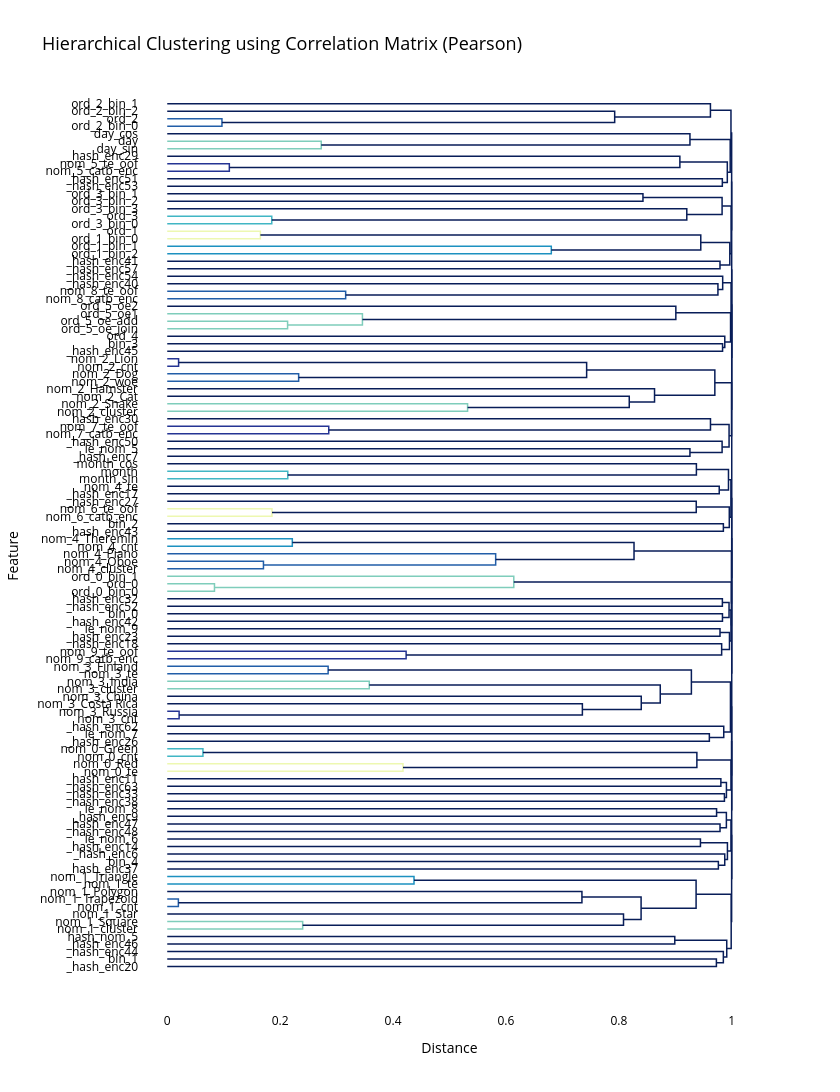

The notebook cell saved with this chart:
### Code cell
import numpy as np

import plotly.figure_factory as ff
import plotly.express as px

from scipy.cluster.hierarchy import linkage
from scipy.spatial.distance import squareform


pearson_corr = X_train.corr(method="pearson")

dissimilarity = 1 - np.abs(pearson_corr)

FONT_COLOR = "black"
BACKGROUND_COLOR = "white"
fig = ff.create_dendrogram(
    dissimilarity,
    labels=pearson_corr.columns,
    orientation="left",
    colorscale=px.colors.sequential.YlGnBu_r,
    # squareform() returns lower triangular in compressed form - as 1D array.
    linkagefun=lambda x: linkage(squareform(dissimilarity), method="complete"),
)
fig.update_layout(
    font_color=FONT_COLOR,
    title="Hierarchical Clustering using Correlation Matrix (Pearson)",
    title_font_size=18,
    plot_bgcolor=BACKGROUND_COLOR,
    paper_bgcolor=BACKGROUND_COLOR,
    height=1340,
    width=840,
    yaxis=dict(
        showline=False,
        title="Feature",
        ticks="",
    ),
    xaxis=dict(
        showline=False,
        title="Distance",
        ticks="",
        range=[-0.05, 1.05],
    ),
)
fig.update_traces(line_width=1.5)
fig.show()

### Figure 1 — Plotly figure (JSON) as saved in the notebook; plotly's stock layout.template omitted (floating-point values rounded to 4 significant figures)
{"data": [{"hoverinfo": "text", "line": {"width": 1.5}, "marker": {"color": "rgb(34,94,168)"}, "mode": "lines", "type": "scatter", "x": [0, 0.09693, 0.09693, 0], "xaxis": "x", "y": [-25, -25, -35, -35], "yaxis": "y"}, {"hoverinfo": "text", "line": {"width": 1.5}, "marker": {"color": "rgb(8,29,88)"}, "mode": "lines", "type": "scatter", "x": [0, 0.7926, 0.7926, 0.09693], "xaxis": "x", "y": [-15, -15, -30, -30], "yaxis": "y"}, {"hoverinfo": "text", "line": {"width": 1.5}, "marker": {"color": "rgb(8,29,88)"}, "mode": "lines", "type": "scatter", "x": [0, 0.9622, 0.9622, 0.7926], "xaxis": "x", "y": [-5, -5, -22.5, -22.5], "yaxis": "y"}, {"hoverinfo": "text", "line": {"width": 1.5}, "marker": {"color": "rgb(127,205,187)"}, "mode": "lines", "type": "scatter", "x": [0, 0.2728, 0.2728, 0], "xaxis": "x", "y": [-55, -55, -65, -65], "yaxis": "y"}, {"hoverinfo": "text", "line": {"width": 1.5}, "marker": {"color": "rgb(8,29,88)"}, "mode": "lines", "type": "scatter", "x": [0, 0.9259, 0.9259, 0.2728], "xaxis": "x", "y": [-45, -45, -60, -60], "yaxis": "y"}, {"hoverinfo": "text", "line": {"width": 1.5}, "marker": {"color": "rgb(37,52,148)"}, "mode": "lines", "type": "scatter", "x": [0, 0.11, 0.11, 0], "xaxis": "x", "y": [-85, -85, -95, -95], "yaxis": "y"}, {"hoverinfo": "text", "line": {"width": 1.5}, "marker": {"color": "rgb(8,29,88)"}, "mode": "lines", "type": "scatter", "x": [0, 0.9081, 0.9081, 0.11], "xaxis": "x", "y": [-75, -75, -90, -90], "yaxis": "y"}, {"hoverinfo": "text", "line": {"width": 1.5}, "marker": {"color": "rgb(8,29,88)"}, "mode": "lines", "type": "scatter", "x": [0, 0.9833, 0.9833, 0], "xaxis": "x", "y": [-105, -105, -115, -115], "yaxis": "y"}, {"hoverinfo": "text", "line": {"width": 1.5}, "marker": {"color": "rgb(8,29,88)"}, "mode": "lines", "type": "scatter", "x": [0.9081, 0.9921, 0.9921, 0.9833], "xaxis": "x", "y": [-82.5, -82.5, -110, -110], "yaxis": "y"}, {"hoverinfo": "text", "line": {"width": 1.5}, "marker": {"color": "rgb(8,29,88)"}, "mode": "lines", "type": "scatter", "x": [0.9259, 0.9972, 0.9972, 0.9921], "xaxis": "x", "y": [-52.5, -52.5, -96.25, -96.25], "yaxis": "y"}, {"hoverinfo": "text", "line": {"width": 1.5}, "marker": {"color": "rgb(8,29,88)"}, "mode": "lines", "type": "scatter", "x": [0.9622, 0.9986, 0.9986, 0.9972], "xaxis": "x", "y": [-13.75, -13.75, -74.38, -74.38], "yaxis": "y"}, {"hoverinfo": "text", "line": {"width": 1.5}, "marker": {"color": "rgb(8,29,88)"}, "mode": "lines", "type": "scatter", "x": [0, 0.8427, 0.8427, 0], "xaxis": "x", "y": [-125, -125, -135, -135], "yaxis": "y"}, {"hoverinfo": "text", "line": {"width": 1.5}, "marker": {"color": "rgb(65,182,196)"}, "mode": "lines", "type": "scatter", "x": [0, 0.1852, 0.1852, 0], "xaxis": "x", "y": [-155, -155, -165, -165], "yaxis": "y"}, {"hoverinfo": "text", "line": {"width": 1.5}, "marker": {"color": "rgb(8,29,88)"}, "mode": "lines", "type": "scatter", "x": [0, 0.9203, 0.9203, 0.1852], "xaxis": "x", "y": [-145, -145, -160, -160], "yaxis": "y"}, {"hoverinfo": "text", "line": {"width": 1.5}, "marker": {"color": "rgb(8,29,88)"}, "mode": "lines", "type": "scatter", "x": [0.8427, 0.9828, 0.9828, 0.9203], "xaxis": "x", "y": [-130, -130, -152.5, -152.5], "yaxis": "y"}, {"hoverinfo": "text", "line": {"width": 1.5}, "marker": {"color": "rgb(237,248,177)"}, "mode": "lines", "type": "scatter", "x": [0, 0.165, 0.165, 0], "xaxis": "x", "y": [-175, -175, -185, -185], "yaxis": "y"}, {"hoverinfo": "text", "line": {"width": 1.5}, "marker": {"color": "rgb(29,145,192)"}, "mode": "lines", "type": "scatter", "x": [0, 0.6803, 0.6803, 0], "xaxis": "x", "y": [-195, -195, -205, -205], "yaxis": "y"}, {"hoverinfo": "text", "line": {"width": 1.5}, "marker": {"color": "rgb(8,29,88)"}, "mode": "lines", "type": "scatter", "x": [0.165, 0.9451, 0.9451, 0.6803], "xaxis": "x", "y": [-180, -180, -200, -200], "yaxis": "y"}, {"hoverinfo": "text", "line": {"width": 1.5}, "marker": {"color": "rgb(8,29,88)"}, "mode": "lines", "type": "scatter", "x": [0, 0.9791, 0.9791, 0], "xaxis": "x", "y": [-215, -215, -225, -225], "yaxis": "y"}, {"hoverinfo": "text", "line": {"width": 1.5}, "marker": {"color": "rgb(8,29,88)"}, "mode": "lines", "type": "scatter", "x": [0.9451, 0.9965, 0.9965, 0.9791], "xaxis": "x", "y": [-190, -190, -220, -220], "yaxis": "y"}, {"hoverinfo": "text", "line": {"width": 1.5}, "marker": {"color": "rgb(8,29,88)"}, "mode": "lines", "type": "scatter", "x": [0.9828, 0.9989, 0.9989, 0.9965], "xaxis": "x", "y": [-141.2, -141.2, -205, -205], "yaxis": "y"}, {"hoverinfo": "text", "line": {"width": 1.5}, "marker": {"color": "rgb(8,29,88)"}, "mode": "lines", "type": "scatter", "x": [0.9986, 0.9998, 0.9998, 0.9989], "xaxis": "x", "y": [-44.06, -44.06, -173.1, -173.1], "yaxis": "y"}, {"hoverinfo": "text", "line": {"width": 1.5}, "marker": {"color": "rgb(34,94,168)"}, "mode": "lines", "type": "scatter", "x": [0, 0.3161, 0.3161, 0], "xaxis": "x", "y": [-255, -255, -265, -265], "yaxis": "y"}, {"hoverinfo": "text", "line": {"width": 1.5}, "marker": {"color": "rgb(8,29,88)"}, "mode": "lines", "type": "scatter", "x": [0, 0.9755, 0.9755, 0.3161], "xaxis": "x", "y": [-245, -245, -260, -260], "yaxis": "y"}, {"hoverinfo": "text", "line": {"width": 1.5}, "marker": {"color": "rgb(8,29,88)"}, "mode": "lines", "type": "scatter", "x": [0, 0.9839, 0.9839, 0.9755], "xaxis": "x", "y": [-235, -235, -252.5, -252.5], "yaxis": "y"}, {"hoverinfo": "text", "line": {"width": 1.5}, "marker": {"color": "rgb(127,205,187)"}, "mode": "lines", "type": "scatter", "x": [0, 0.2132, 0.2132, 0], "xaxis": "x", "y": [-295, -295, -305, -305], "yaxis": "y"}, {"hoverinfo": "text", "line": {"width": 1.5}, "marker": {"color": "rgb(127,205,187)"}, "mode": "lines", "type": "scatter", "x": [0, 0.3458, 0.3458, 0.2132], "xaxis": "x", "y": [-285, -285, -300, -300], "yaxis": "y"}, {"hoverinfo": "text", "line": {"width": 1.5}, "marker": {"color": "rgb(8,29,88)"}, "mode": "lines", "type": "scatter", "x": [0, 0.9009, 0.9009, 0.3458], "xaxis": "x", "y": [-275, -275, -292.5, -292.5], "yaxis": "y"}, {"hoverinfo": "text", "line": {"width": 1.5}, "marker": {"color": "rgb(8,29,88)"}, "mode": "lines", "type": "scatter", "x": [0, 0.9837, 0.9837, 0], "xaxis": "x", "y": [-325, -325, -335, -335], "yaxis": "y"}, {"hoverinfo": "text", "line": {"width": 1.5}, "marker": {"color": "rgb(8,29,88)"}, "mode": "lines", "type": "scatter", "x": [0, 0.9876, 0.9876, 0.9837], "xaxis": "x", "y": [-315, -315, -330, -330], "yaxis": "y"}, {"hoverinfo": "text", "line": {"width": 1.5}, "marker": {"color": "rgb(8,29,88)"}, "mode": "lines", "type": "scatter", "x": [0.9009, 0.9979, 0.9979, 0.9876], "xaxis": "x", "y": [-283.8, -283.8, -322.5, -322.5], "yaxis": "y"}, {"hoverinfo": "text", "line": {"width": 1.5}, "marker": {"color": "rgb(8,29,88)"}, "mode": "lines", "type": "scatter", "x": [0.9839, 0.9988, 0.9988, 0.9979], "xaxis": "x", "y": [-243.8, -243.8, -303.1, -303.1], "yaxis": "y"}, {"hoverinfo": "text", "line": {"width": 1.5}, "marker": {"color": "rgb(37,52,148)"}, "mode": "lines", "type": "scatter", "x": [0, 0.02013, 0.02013, 0], "xaxis": "x", "y": [-345, -345, -355, -355], "yaxis": "y"}, {"hoverinfo": "text", "line": {"width": 1.5}, "marker": {"color": "rgb(34,94,168)"}, "mode": "lines", "type": "scatter", "x": [0, 0.2328, 0.2328, 0], "xaxis": "x", "y": [-365, -365, -375, -375], "yaxis": "y"}, {"hoverinfo": "text", "line": {"width": 1.5}, "marker": {"color": "rgb(8,29,88)"}, "mode": "lines", "type": "scatter", "x": [0.02013, 0.7429, 0.7429, 0.2328], "xaxis": "x", "y": [-350, -350, -370, -370], "yaxis": "y"}, {"hoverinfo": "text", "line": {"width": 1.5}, "marker": {"color": "rgb(127,205,187)"}, "mode": "lines", "type": "scatter", "x": [0, 0.532, 0.532, 0], "xaxis": "x", "y": [-405, -405, -415, -415], "yaxis": "y"}, {"hoverinfo": "text", "line": {"width": 1.5}, "marker": {"color": "rgb(8,29,88)"}, "mode": "lines", "type": "scatter", "x": [0, 0.8184, 0.8184, 0.532], "xaxis": "x", "y": [-395, -395, -410, -410], "yaxis": "y"}, {"hoverinfo": "text", "line": {"width": 1.5}, "marker": {"color": "rgb(8,29,88)"}, "mode": "lines", "type": "scatter", "x": [0, 0.8632, 0.8632, 0.8184], "xaxis": "x", "y": [-385, -385, -402.5, -402.5], "yaxis": "y"}, {"hoverinfo": "text", "line": {"width": 1.5}, "marker": {"color": "rgb(8,29,88)"}, "mode": "lines", "type": "scatter", "x": [0.7429, 0.97, 0.97, 0.8632], "xaxis": "x", "y": [-360, -360, -393.8, -393.8], "yaxis": "y"}, {"hoverinfo": "text", "line": {"width": 1.5}, "marker": {"color": "rgb(37,52,148)"}, "mode": "lines", "type": "scatter", "x": [0, 0.2861, 0.2861, 0], "xaxis": "x", "y": [-435, -435, -445, -445], "yaxis": "y"}, {"hoverinfo": "text", "line": {"width": 1.5}, "marker": {"color": "rgb(8,29,88)"}, "mode": "lines", "type": "scatter", "x": [0, 0.9623, 0.9623, 0.2861], "xaxis": "x", "y": [-425, -425, -440, -440], "yaxis": "y"}, {"hoverinfo": "text", "line": {"width": 1.5}, "marker": {"color": "rgb(8,29,88)"}, "mode": "lines", "type": "scatter", "x": [0, 0.9259, 0.9259, 0], "xaxis": "x", "y": [-465, -465, -475, -475], "yaxis": "y"}, {"hoverinfo": "text", "line": {"width": 1.5}, "marker": {"color": "rgb(8,29,88)"}, "mode": "lines", "type": "scatter", "x": [0, 0.9829, 0.9829, 0.9259], "xaxis": "x", "y": [-455, -455, -470, -470], "yaxis": "y"}, {"hoverinfo": "text", "line": {"width": 1.5}, "marker": {"color": "rgb(8,29,88)"}, "mode": "lines", "type": "scatter", "x": [0.9623, 0.9952, 0.9952, 0.9829], "xaxis": "x", "y": [-432.5, -432.5, -462.5, -462.5], "yaxis": "y"}, {"hoverinfo": "text", "line": {"width": 1.5}, "marker": {"color": "rgb(8,29,88)"}, "mode": "lines", "type": "scatter", "x": [0.97, 0.9996, 0.9996, 0.9952], "xaxis": "x", "y": [-376.9, -376.9, -447.5, -447.5], "yaxis": "y"}, {"hoverinfo": "text", "line": {"width": 1.5}, "marker": {"color": "rgb(8,29,88)"}, "mode": "lines", "type": "scatter", "x": [0.9988, 0.9999, 0.9999, 0.9996], "xaxis": "x", "y": [-273.4, -273.4, -412.2, -412.2], "yaxis": "y"}, {"hoverinfo": "text", "line": {"width": 1.5}, "marker": {"color": "rgb(8,29,88)"}, "mode": "lines", "type": "scatter", "x": [0.9998, 1.0, 1.0, 0.9999], "xaxis": "x", "y": [-108.6, -108.6, -342.8, -342.8], "yaxis": "y"}, {"hoverinfo": "text", "line": {"width": 1.5}, "marker": {"color": "rgb(65,182,196)"}, "mode": "lines", "type": "scatter", "x": [0, 0.2135, 0.2135, 0], "xaxis": "x", "y": [-495, -495, -505, -505], "yaxis": "y"}, {"hoverinfo": "text", "line": {"width": 1.5}, "marker": {"color": "rgb(8,29,88)"}, "mode": "lines", "type": "scatter", "x": [0, 0.9373, 0.9373, 0.2135], "xaxis": "x", "y": [-485, -485, -500, -500], "yaxis": "y"}, {"hoverinfo": "text", "line": {"width": 1.5}, "marker": {"color": "rgb(8,29,88)"}, "mode": "lines", "type": "scatter", "x": [0, 0.9778, 0.9778, 0], "xaxis": "x", "y": [-515, -515, -525, -525], "yaxis": "y"}, {"hoverinfo": "text", "line": {"width": 1.5}, "marker": {"color": "rgb(8,29,88)"}, "mode": "lines", "type": "scatter", "x": [0.9373, 0.9942, 0.9942, 0.9778], "xaxis": "x", "y": [-492.5, -492.5, -520, -520], "yaxis": "y"}, {"hoverinfo": "text", "line": {"width": 1.5}, "marker": {"color": "rgb(237,248,177)"}, "mode": "lines", "type": "scatter", "x": [0, 0.1856, 0.1856, 0], "xaxis": "x", "y": [-545, -545, -555, -555], "yaxis": "y"}, {"hoverinfo": "text", "line": {"width": 1.5}, "marker": {"color": "rgb(8,29,88)"}, "mode": "lines", "type": "scatter", "x": [0, 0.9371, 0.9371, 0.1856], "xaxis": "x", "y": [-535, -535, -550, -550], "yaxis": "y"}, {"hoverinfo": "text", "line": {"width": 1.5}, "marker": {"color": "rgb(8,29,88)"}, "mode": "lines", "type": "scatter", "x": [0, 0.9851, 0.9851, 0], "xaxis": "x", "y": [-565, -565, -575, -575], "yaxis": "y"}, {"hoverinfo": "text", "line": {"width": 1.5}, "marker": {"color": "rgb(8,29,88)"}, "mode": "lines", "type": "scatter", "x": [0.9371, 0.9956, 0.9956, 0.9851], "xaxis": "x", "y": [-542.5, -542.5, -570, -570], "yaxis": "y"}, {"hoverinfo": "text", "line": {"width": 1.5}, "marker": {"color": "rgb(8,29,88)"}, "mode": "lines", "type": "scatter", "x": [0.9942, 0.9985, 0.9985, 0.9956], "xaxis": "x", "y": [-506.2, -506.2, -556.2, -556.2], "yaxis": "y"}, {"hoverinfo": "text", "line": {"width": 1.5}, "marker": {"color": "rgb(29,145,192)"}, "mode": "lines", "type": "scatter", "x": [0, 0.2216, 0.2216, 0], "xaxis": "x", "y": [-585, -585, -595, -595], "yaxis": "y"}, {"hoverinfo": "text", "line": {"width": 1.5}, "marker": {"color": "rgb(34,94,168)"}, "mode": "lines", "type": "scatter", "x": [0, 0.1705, 0.1705, 0], "xaxis": "x", "y": [-615, -615, -625, -625], "yaxis": "y"}, {"hoverinfo": "text", "line": {"width": 1.5}, "marker": {"color": "rgb(34,94,168)"}, "mode": "lines", "type": "scatter", "x": [0, 0.5818, 0.5818, 0.1705], "xaxis": "x", "y": [-605, -605, -620, -620], "yaxis": "y"}, {"hoverinfo": "text", "line": {"width": 1.5}, "marker": {"color": "rgb(8,29,88)"}, "mode": "lines", "type": "scatter", "x": [0.2216, 0.8268, 0.8268, 0.5818], "xaxis": "x", "y": [-590, -590, -612.5, -612.5], "yaxis": "y"}, {"hoverinfo": "text", "line": {"width": 1.5}, "marker": {"color": "rgb(127,205,187)"}, "mode": "lines", "type": "scatter", "x": [0, 0.08371, 0.08371, 0], "xaxis": "x", "y": [-645, -645, -655, -655], "yaxis": "y"}, {"hoverinfo": "text", "line": {"width": 1.5}, "marker": {"color": "rgb(127,205,187)"}, "mode": "lines", "type": "scatter", "x": [0, 0.6139, 0.6139, 0.08371], "xaxis": "x", "y": [-635, -635, -650, -650], "yaxis": "y"}, {"hoverinfo": "text", "line": {"width": 1.5}, "marker": {"color": "rgb(8,29,88)"}, "mode": "lines", "type": "scatter", "x": [0, 0.9834, 0.9834, 0], "xaxis": "x", "y": [-665, -665, -675, -675], "yaxis": "y"}, {"hoverinfo": "text", "line": {"width": 1.5}, "marker": {"color": "rgb(8,29,88)"}, "mode": "lines", "type": "scatter", "x": [0, 0.9835, 0.9835, 0], "xaxis": "x", "y": [-685, -685, -695, -695], "yaxis": "y"}, {"hoverinfo": "text", "line": {"width": 1.5}, "marker": {"color": "rgb(8,29,88)"}, "mode": "lines", "type": "scatter", "x": [0.9834, 0.9952, 0.9952, 0.9835], "xaxis": "x", "y": [-670, -670, -690, -690], "yaxis": "y"}, {"hoverinfo": "text", "line": {"width": 1.5}, "marker": {"color": "rgb(8,29,88)"}, "mode": "lines", "type": "scatter", "x": [0, 0.9792, 0.9792, 0], "xaxis": "x", "y": [-705, -705, -715, -715], "yaxis": "y"}, {"hoverinfo": "text", "line": {"width": 1.5}, "marker": {"color": "rgb(37,52,148)"}, "mode": "lines", "type": "scatter", "x": [0, 0.4232, 0.4232, 0], "xaxis": "x", "y": [-735, -735, -745, -745], "yaxis": "y"}, {"hoverinfo": "text", "line": {"width": 1.5}, "marker": {"color": "rgb(8,29,88)"}, "mode": "lines", "type": "scatter", "x": [0, 0.9821, 0.9821, 0.4232], "xaxis": "x", "y": [-725, -725, -740, -740], "yaxis": "y"}, {"hoverinfo": "text", "line": {"width": 1.5}, "marker": {"color": "rgb(8,29,88)"}, "mode": "lines", "type": "scatter", "x": [0.9792, 0.9959, 0.9959, 0.9821], "xaxis": "x", "y": [-710, -710, -732.5, -732.5], "yaxis": "y"}, {"hoverinfo": "text", "line": {"width": 1.5}, "marker": {"color": "rgb(8,29,88)"}, "mode": "lines", "type": "scatter", "x": [0.9952, 0.9986, 0.9986, 0.9959], "xaxis": "x", "y": [-680, -680, -721.2, -721.2], "yaxis": "y"}, {"hoverinfo": "text", "line": {"width": 1.5}, "marker": {"color": "rgb(8,29,88)"}, "mode": "lines", "type": "scatter", "x": [0.6139, 0.9993, 0.9993, 0.9986], "xaxis": "x", "y": [-642.5, -642.5, -700.6, -700.6], "yaxis": "y"}, {"hoverinfo": "text", "line": {"width": 1.5}, "marker": {"color": "rgb(8,29,88)"}, "mode": "lines", "type": "scatter", "x": [0.8268, 0.9995, 0.9995, 0.9993], "xaxis": "x", "y": [-601.2, -601.2, -671.6, -671.6], "yaxis": "y"}, {"hoverinfo": "text", "line": {"width": 1.5}, "marker": {"color": "rgb(8,29,88)"}, "mode": "lines", "type": "scatter", "x": [0.9985, 0.9999, 0.9999, 0.9995], "xaxis": "x", "y": [-531.2, -531.2, -636.4, -636.4], "yaxis": "y"}, {"hoverinfo": "text", "line": {"width": 1.5}, "marker": {"color": "rgb(34,94,168)"}, "mode": "lines", "type": "scatter", "x": [0, 0.285, 0.285, 0], "xaxis": "x", "y": [-755, -755, -765, -765], "yaxis": "y"}, {"hoverinfo": "text", "line": {"width": 1.5}, "marker": {"color": "rgb(127,205,187)"}, "mode": "lines", "type": "scatter", "x": [0, 0.3579, 0.3579, 0], "xaxis": "x", "y": [-775, -775, -785, -785], "yaxis": "y"}, {"hoverinfo": "text", "line": {"width": 1.5}, "marker": {"color": "rgb(37,52,148)"}, "mode": "lines", "type": "scatter", "x": [0, 0.02105, 0.02105, 0], "xaxis": "x", "y": [-815, -815, -825, -825], "yaxis": "y"}, {"hoverinfo": "text", "line": {"width": 1.5}, "marker": {"color": "rgb(8,29,88)"}, "mode": "lines", "type": "scatter", "x": [0, 0.7354, 0.7354, 0.02105], "xaxis": "x", "y": [-805, -805, -820, -820], "yaxis": "y"}, {"hoverinfo": "text", "line": {"width": 1.5}, "marker": {"color": "rgb(8,29,88)"}, "mode": "lines", "type": "scatter", "x": [0, 0.8397, 0.8397, 0.7354], "xaxis": "x", "y": [-795, -795, -812.5, -812.5], "yaxis": "y"}, {"hoverinfo": "text", "line": {"width": 1.5}, "marker": {"color": "rgb(8,29,88)"}, "mode": "lines", "type": "scatter", "x": [0.3579, 0.8733, 0.8733, 0.8397], "xaxis": "x", "y": [-780, -780, -803.8, -803.8], "yaxis": "y"}, {"hoverinfo": "text", "line": {"width": 1.5}, "marker": {"color": "rgb(8,29,88)"}, "mode": "lines", "type": "scatter", "x": [0.285, 0.9285, 0.9285, 0.8733], "xaxis": "x", "y": [-760, -760, -791.9, -791.9], "yaxis": "y"}, {"hoverinfo": "text", "line": {"width": 1.5}, "marker": {"color": "rgb(8,29,88)"}, "mode": "lines", "type": "scatter", "x": [0, 0.9603, 0.9603, 0], "xaxis": "x", "y": [-845, -845, -855, -855], "yaxis": "y"}, {"hoverinfo": "text", "line": {"width": 1.5}, "marker": {"color": "rgb(8,29,88)"}, "mode": "lines", "type": "scatter", "x": [0, 0.9858, 0.9858, 0.9603], "xaxis": "x", "y": [-835, -835, -850, -850], "yaxis": "y"}, {"hoverinfo": "text", "line": {"width": 1.5}, "marker": {"color": "rgb(8,29,88)"}, "mode": "lines", "type": "scatter", "x": [0.9285, 0.9977, 0.9977, 0.9858], "xaxis": "x", "y": [-775.9, -775.9, -842.5, -842.5], "yaxis": "y"}, {"hoverinfo": "text", "line": {"width": 1.5}, "marker": {"color": "rgb(65,182,196)"}, "mode": "lines", "type": "scatter", "x": [0, 0.06325, 0.06325, 0], "xaxis": "x", "y": [-865, -865, -875, -875], "yaxis": "y"}, {"hoverinfo": "text", "line": {"width": 1.5}, "marker": {"color": "rgb(237,248,177)"}, "mode": "lines", "type": "scatter", "x": [0, 0.4176, 0.4176, 0], "xaxis": "x", "y": [-885, -885, -895, -895], "yaxis": "y"}, {"hoverinfo": "text", "line": {"width": 1.5}, "marker": {"color": "rgb(8,29,88)"}, "mode": "lines", "type": "scatter", "x": [0.06325, 0.9382, 0.9382, 0.4176], "xaxis": "x", "y": [-870, -870, -890, -890], "yaxis": "y"}, {"hoverinfo": "text", "line": {"width": 1.5}, "marker": {"color": "rgb(8,29,88)"}, "mode": "lines", "type": "scatter", "x": [0, 0.9807, 0.9807, 0], "xaxis": "x", "y": [-905, -905, -915, -915], "yaxis": "y"}, {"hoverinfo": "text", "line": {"width": 1.5}, "marker": {"color": "rgb(8,29,88)"}, "mode": "lines", "type": "scatter", "x": [0, 0.987, 0.987, 0], "xaxis": "x", "y": [-925, -925, -935, -935], "yaxis": "y"}, {"hoverinfo": "text", "line": {"width": 1.5}, "marker": {"color": "rgb(8,29,88)"}, "mode": "lines", "type": "scatter", "x": [0.9807, 0.9905, 0.9905, 0.987], "xaxis": "x", "y": [-910, -910, -930, -930], "yaxis": "y"}, {"hoverinfo": "text", "line": {"width": 1.5}, "marker": {"color": "rgb(8,29,88)"}, "mode": "lines", "type": "scatter", "x": [0.9382, 0.9986, 0.9986, 0.9905], "xaxis": "x", "y": [-880, -880, -920, -920], "yaxis": "y"}, {"hoverinfo": "text", "line": {"width": 1.5}, "marker": {"color": "rgb(8,29,88)"}, "mode": "lines", "type": "scatter", "x": [0.9977, 0.9997, 0.9997, 0.9986], "xaxis": "x", "y": [-809.2, -809.2, -900, -900], "yaxis": "y"}, {"hoverinfo": "text", "line": {"width": 1.5}, "marker": {"color": "rgb(8,29,88)"}, "mode": "lines", "type": "scatter", "x": [0, 0.9731, 0.9731, 0], "xaxis": "x", "y": [-945, -945, -955, -955], "yaxis": "y"}, {"hoverinfo": "text", "line": {"width": 1.5}, "marker": {"color": "rgb(8,29,88)"}, "mode": "lines", "type": "scatter", "x": [0, 0.9792, 0.9792, 0], "xaxis": "x", "y": [-965, -965, -975, -975], "yaxis": "y"}, {"hoverinfo": "text", "line": {"width": 1.5}, "marker": {"color": "rgb(8,29,88)"}, "mode": "lines", "type": "scatter", "x": [0.9731, 0.9904, 0.9904, 0.9792], "xaxis": "x", "y": [-950, -950, -970, -970], "yaxis": "y"}, {"hoverinfo": "text", "line": {"width": 1.5}, "marker": {"color": "rgb(8,29,88)"}, "mode": "lines", "type": "scatter", "x": [0, 0.9445, 0.9445, 0], "xaxis": "x", "y": [-985, -985, -995, -995], "yaxis": "y"}, {"hoverinfo": "text", "line": {"width": 1.5}, "marker": {"color": "rgb(8,29,88)"}, "mode": "lines", "type": "scatter", "x": [0, 0.9763, 0.9763, 0], "xaxis": "x", "y": [-1015, -1015, -1025, -1025], "yaxis": "y"}, {"hoverinfo": "text", "line": {"width": 1.5}, "marker": {"color": "rgb(8,29,88)"}, "mode": "lines", "type": "scatter", "x": [0, 0.9876, 0.9876, 0.9763], "xaxis": "x", "y": [-1005, -1005, -1020, -1020], "yaxis": "y"}, {"hoverinfo": "text", "line": {"width": 1.5}, "marker": {"color": "rgb(8,29,88)"}, "mode": "lines", "type": "scatter", "x": [0.9445, 0.9923, 0.9923, 0.9876], "xaxis": "x", "y": [-990, -990, -1012.0, -1012.0], "yaxis": "y"}, {"hoverinfo": "text", "line": {"width": 1.5}, "marker": {"color": "rgb(8,29,88)"}, "mode": "lines", "type": "scatter", "x": [0.9904, 0.9986, 0.9986, 0.9923], "xaxis": "x", "y": [-960, -960, -1001.0, -1001.0], "yaxis": "y"}, {"hoverinfo": "text", "line": {"width": 1.5}, "marker": {"color": "rgb(29,145,192)"}, "mode": "lines", "type": "scatter", "x": [0, 0.4371, 0.4371, 0], "xaxis": "x", "y": [-1035, -1035, -1045, -1045], "yaxis": "y"}, {"hoverinfo": "text", "line": {"width": 1.5}, "marker": {"color": "rgb(34,94,168)"}, "mode": "lines", "type": "scatter", "x": [0, 0.01973, 0.01973, 0], "xaxis": "x", "y": [-1065, -1065, -1075, -1075], "yaxis": "y"}, {"hoverinfo": "text", "line": {"width": 1.5}, "marker": {"color": "rgb(8,29,88)"}, "mode": "lines", "type": "scatter", "x": [0, 0.7346, 0.7346, 0.01973], "xaxis": "x", "y": [-1055, -1055, -1070, -1070], "yaxis": "y"}, {"hoverinfo": "text", "line": {"width": 1.5}, "marker": {"color": "rgb(127,205,187)"}, "mode": "lines", "type": "scatter", "x": [0, 0.2399, 0.2399, 0], "xaxis": "x", "y": [-1095, -1095, -1105, -1105], "yaxis": "y"}, {"hoverinfo": "text", "line": {"width": 1.5}, "marker": {"color": "rgb(8,29,88)"}, "mode": "lines", "type": "scatter", "x": [0, 0.8082, 0.8082, 0.2399], "xaxis": "x", "y": [-1085, -1085, -1100, -1100], "yaxis": "y"}, {"hoverinfo": "text", "line": {"width": 1.5}, "marker": {"color": "rgb(8,29,88)"}, "mode": "lines", "type": "scatter", "x": [0.7346, 0.8394, 0.8394, 0.8082], "xaxis": "x", "y": [-1062.0, -1062.0, -1092.0, -1092.0], "yaxis": "y"}, {"hoverinfo": "text", "line": {"width": 1.5}, "marker": {"color": "rgb(8,29,88)"}, "mode": "lines", "type": "scatter", "x": [0.4371, 0.9368, 0.9368, 0.8394], "xaxis": "x", "y": [-1040, -1040, -1078.0, -1078.0], "yaxis": "y"}, {"hoverinfo": "text", "line": {"width": 1.5}, "marker": {"color": "rgb(8,29,88)"}, "mode": "lines", "type": "scatter", "x": [0, 0.8991, 0.8991, 0], "xaxis": "x", "y": [-1115, -1115, -1125, -1125], "yaxis": "y"}, {"hoverinfo": "text", "line": {"width": 1.5}, "marker": {"color": "rgb(8,29,88)"}, "mode": "lines", "type": "scatter", "x": [0, 0.9728, 0.9728, 0], "xaxis": "x", "y": [-1145, -1145, -1155, -1155], "yaxis": "y"}, {"hoverinfo": "text", "line": {"width": 1.5}, "marker": {"color": "rgb(8,29,88)"}, "mode": "lines", "type": "scatter", "x": [0, 0.9851, 0.9851, 0.9728], "xaxis": "x", "y": [-1135, -1135, -1150, -1150], "yaxis": "y"}, {"hoverinfo": "text", "line": {"width": 1.5}, "marker": {"color": "rgb(8,29,88)"}, "mode": "lines", "type": "scatter", "x": [0.8991, 0.9911, 0.9911, 0.9851], "xaxis": "x", "y": [-1120, -1120, -1142.0, -1142.0], "yaxis": "y"}, {"hoverinfo": "text", "line": {"width": 1.5}, "marker": {"color": "rgb(8,29,88)"}, "mode": "lines", "type": "scatter", "x": [0.9368, 0.999, 0.999, 0.9911], "xaxis": "x", "y": [-1059.0, -1059.0, -1131.0, -1131.0], "yaxis": "y"}, {"hoverinfo": "text", "line": {"width": 1.5}, "marker": {"color": "rgb(8,29,88)"}, "mode": "lines", "type": "scatter", "x": [0.9986, 0.9998, 0.9998, 0.999], "xaxis": "x", "y": [-980.6, -980.6, -1095, -1095], "yaxis": "y"}, {"hoverinfo": "text", "line": {"width": 1.5}, "marker": {"color": "rgb(8,29,88)"}, "mode": "lines", "type": "scatter", "x": [0.9997, 1.0, 1.0, 0.9998], "xaxis": "x", "y": [-854.6, -854.6, -1038.0, -1038.0], "yaxis": "y"}, {"hoverinfo": "text", "line": {"width": 1.5}, "marker": {"color": "rgb(8,29,88)"}, "mode": "lines", "type": "scatter", "x": [0.9999, 1.0, 1.0, 1.0], "xaxis": "x", "y": [-583.8, -583.8, -946.2, -946.2], "yaxis": "y"}, {"hoverinfo": "text", "line": {"width": 1.5}, "marker": {"color": "rgb(8,29,88)"}, "mode": "lines", "type": "scatter", "x": [1.0, 1.0, 1.0, 1.0], "xaxis": "x", "y": [-225.7, -225.7, -765.0, -765.0], "yaxis": "y"}], "layout": {"autosize": false, "font": {"color": "black"}, "height": 1340, "hovermode": "closest", "paper_bgcolor": "white", "plot_bgcolor": "white", "showlegend": false, "title": {"font": {"size": 18}, "text": "Hierarchical Clustering using Correlation Matrix (Pearson)"}, "width": 840, "xaxis": {"mirror": "allticks", "range": [-0.05, 1.05], "rangemode": "tozero", "showgrid": false, "showline": false, "showticklabels": true, "ticks": "", "title": {"text": "Distance"}, "type": "linear", "zeroline": false}, "yaxis": {"mirror": "allticks", "rangemode": "tozero", "showgrid": false, "showline": false, "showticklabels": true, "tickmode": "array", "ticks": "", "ticktext": ["ord_2_bin_1", "ord_2_bin_2", "ord_2", "ord_2_bin_0", "day_cos", "day", "day_sin", "_hash_enc29", "nom_5_te_oof", "nom_5_catb_enc", "_hash_enc51", "_hash_enc53", "ord_3_bin_1", "ord_3_bin_2", "ord_3_bin_3", "ord_3", "ord_3_bin_0", "ord_1", "ord_1_bin_0", "ord_1_bin_1", "ord_1_bin_2", "_hash_enc41", "_hash_enc57", "_hash_enc54", "_hash_enc40", "nom_8_te_oof", "nom_8_catb_enc", "ord_5_oe2", "ord_5_oe1", "ord_5_oe_add", "ord_5_oe_join", "ord_4", "bin_3", "_hash_enc45", "nom_2_Lion", "nom_2_cnt", "nom_2_Dog", "nom_2_woe", "nom_2_Hamster", "nom_2_Cat", "nom_2_Snake", "nom_2_cluster", "_hash_enc30", "nom_7_te_oof", "nom_7_catb_enc", "_hash_enc50", "le_nom_5", "_hash_enc7", "month_cos", "month", "month_sin", "nom_4_te", "_hash_enc17", "_hash_enc27", "nom_6_te_oof", "nom_6_catb_enc", "bin_2", "_hash_enc43", "nom_4_Theremin", "nom_4_cnt", "nom_4_Piano", "nom_4_Oboe", "nom_4_cluster", "ord_0_bin_1", "ord_0", "ord_0_bin_0", "_hash_enc32", "_hash_enc52", "bin_0", "_hash_enc42", "le_nom_9", "_hash_enc23", "_hash_enc18", "nom_9_te_oof", "nom_9_catb_enc", "nom_3_Finland", "nom_3_te", "nom_3_India", "nom_3_cluster", "nom_3_China", "nom_3_Costa Rica", "nom_3_Russia", "nom_3_cnt", "_hash_enc62", "le_nom_7", "_hash_enc26", "nom_0_Green", "nom_0_cnt", "nom_0_Red", "nom_0_te", "_hash_enc11", "_hash_enc63", "_hash_enc33", "_hash_enc38", "le_nom_8", "_hash_enc9", "_hash_enc47", "_hash_enc48", "le_nom_6", "_hash_enc14", "_hash_enc6", "bin_4", "_hash_enc37", "nom_1_Triangle", "nom_1_te", "nom_1_Polygon", "nom_1_Trapezoid", "nom_1_cnt", "nom_1_Star", "nom_1_Square", "nom_1_cluster", "hash_nom_5", "_hash_enc46", "_hash_enc44", "bin_1", "_hash_enc20"], "tickvals": [-5, -15, -25, -35, -45, -55, -65, -75, -85, -95, -105, -115, -125, -135, -145, -155, -165, -175, -185, -195, -205, -215, -225, -235, -245, -255, -265, -275, -285, -295, -305, -315, -325, -335, -345, -355, -365, -375, -385, -395, -405, -415, -425, -435, -445, -455, -465, -475, -485, -495, -505, -515, -525, -535, -545, -555, -565, -575, -585, -595, -605, -615, -625, -635, -645, -655, -665, -675, -685, -695, -705, -715, -725, -735, -745, -755, -765, -775, -785, -795, -805, -815, -825, -835, -845, -855, -865, -875, -885, -895, -905, -915, -925, -935, -945, -955, -965, -975, -985, -995, -1005, -1015, -1025, -1035, -1045, -1055, -1065, -1075, -1085, -1095, -1105, -1115, -1125, -1135, -1145, -1155], "title": {"text": "Feature"}, "type": "linear", "zeroline": false}}}
